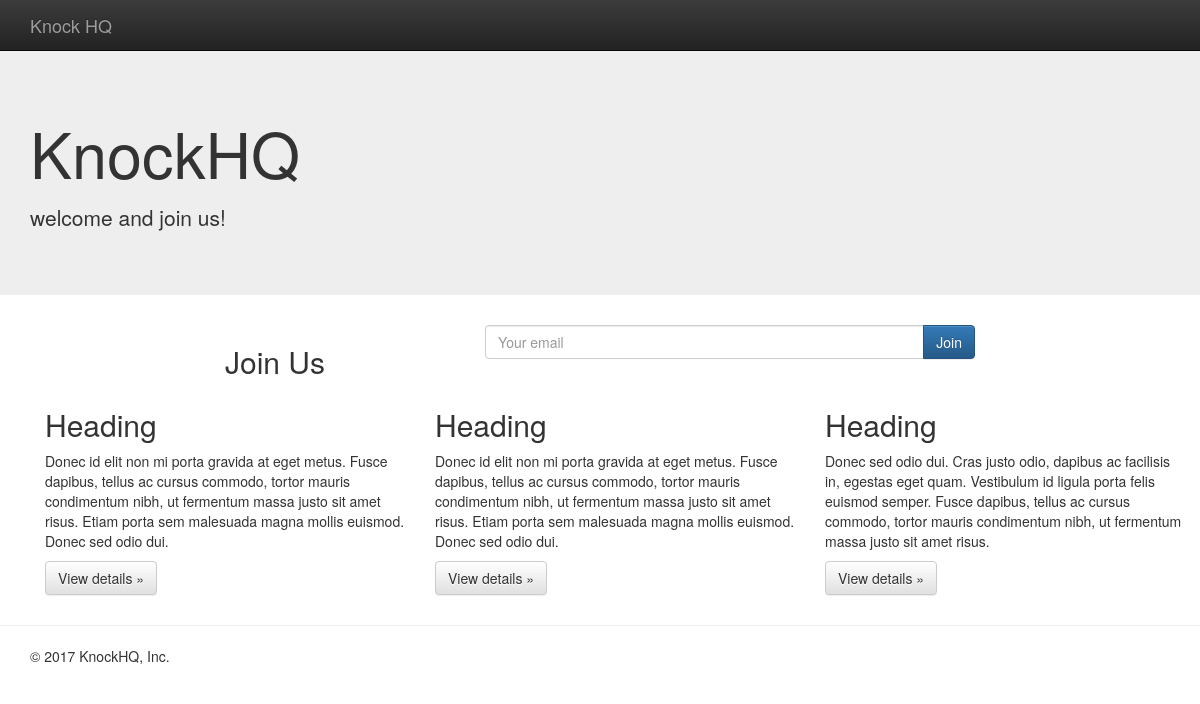
The app's page /, older data.
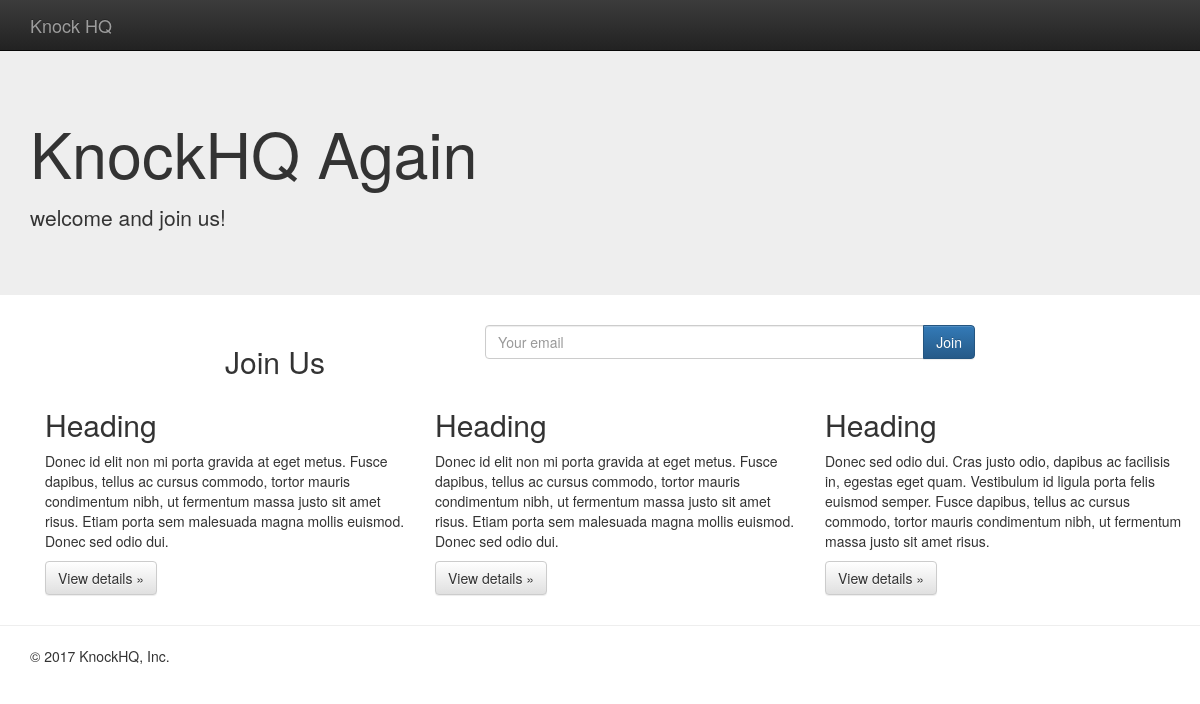
The same page, newer data.
### pages/models.py (models this page shows, shortened)
class Page(models.Model):
    title = models.CharField(max_length=220)
    title_description = models.TextField(blank=True, null=True)
    title_btn = models.CharField(max_length=50, default='Join')
    title_btn_url = models.CharField(max_length=50, blank=True, null=True)
    content = models.TextField(blank=True, null=True)

### pages/views.py (the view, shortened to what this page needs)
# urls.py: url(r'^$', HomeView.as_view(), name='home'),
class HomeView(SuccessMessageMixin, CreateView):
    template_name = 'pages/home.html'
    form_class = JoinForm
    success_url = '/'
    def get_context_data(self, *args, **kwargs):
        context = super(HomeView, self).get_context_data(*args, **kwargs)
        context['page_obj'] = Page.objects.all().first()  # order_by("?").first()
        return context

### newsletter/forms.py (shortened to what this page needs)
class JoinForm(forms.ModelForm):
    email = forms.EmailField(
        label='', widget=forms.EmailInput(
            attrs={
                'placeholder': 'Your email',
                'class': 'form-control'
            }
        )
    )
    class Meta:
        model = Join
        fields = ['email']

### pages/templates/pages/home.html (shortened to what this page needs)
{% extends "base.html" %}
{% block content %}
    <nav class="navbar navbar-inverse navbar-fixed-top">
        <div class="container">
            <div class="navbar-header">
                <a class="navbar-brand" href="#">Knock HQ</a>
            </div>
            <div id="navbar" class="navbar-collapse collapse">
            </div>
        </div>
    </nav>
    <div class="jumbotron">
        <div class="container">
            <h1>{{ page_obj.title }}</h1>
            <p>{{ page_obj.title_description|linebreaks }}</p>
        </div>
    </div>
    <div class="container">
        <div class="row">
            <div class="col-sm-8 col-sm-offset-2">
                <div class="row">
                    <div class="col-xs-4">
                        <h2>Join Us</h2>
                    </div>
                    <div class="col-xs-8">
                        {% include 'pages/snippet/join-form.html' with form=form %}
                    </div>
                </div>
            </div>
        </div>
        <div class="container">
            {{ page_obj.content|safe }}
        </div>
    </div>
        <hr>
    <div class="container">
        <footer>
            <p>&copy; 2017 KnockHQ, Inc.</p>
        </footer>
    </div>
{% endblock %}

Row changes from the older to the newer data that the page shows:
changed Page "welcome and join us!": title "KnockHQ" → "KnockHQ Again"
